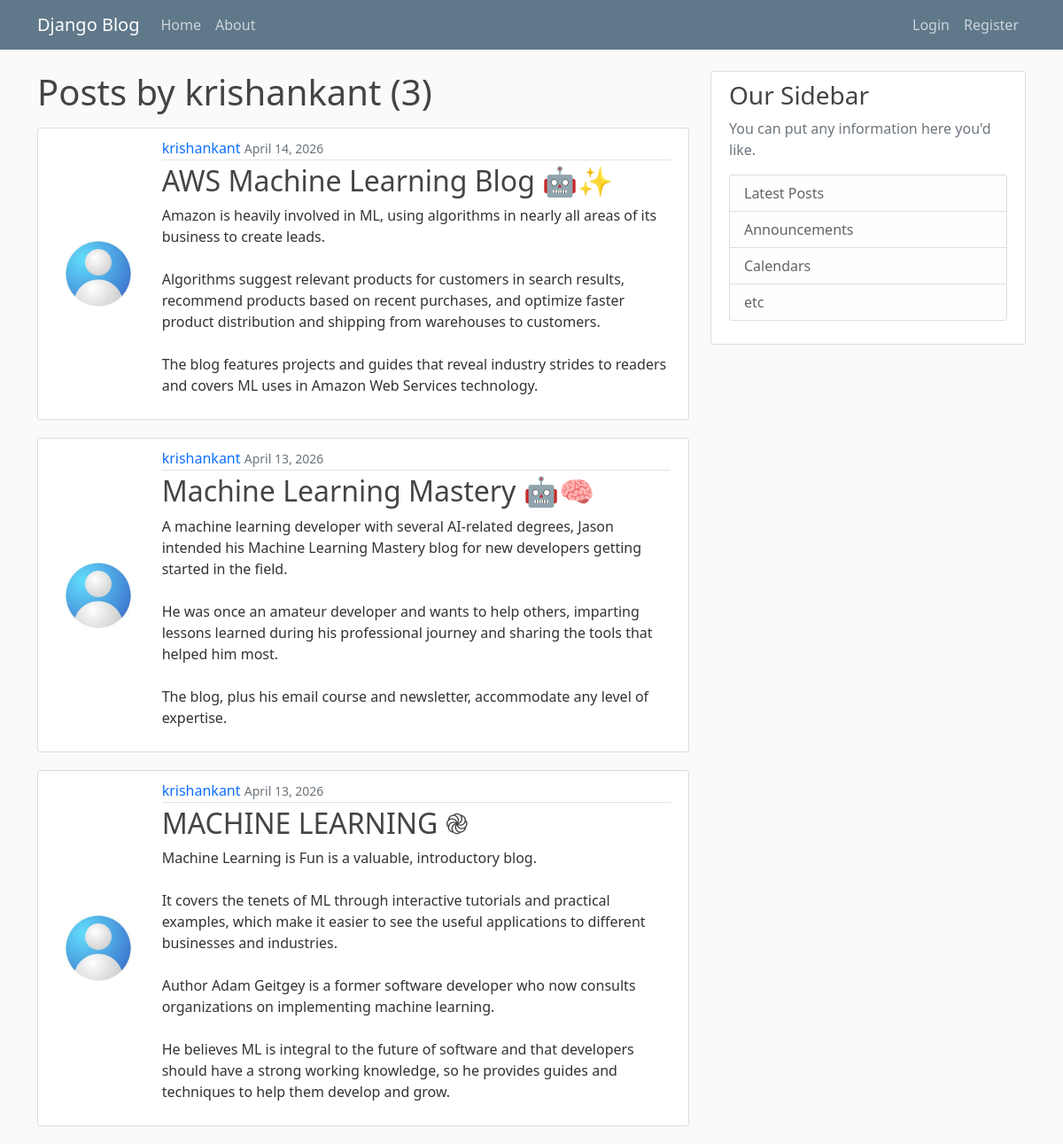
The app's page /user/krishankant with its own data.
### myapp/models.py (models this page shows, shortened)
class Post(models.Model):
    title = models.CharField(max_length=200)
    content = models.TextField()
    author = models.ForeignKey(User, on_delete=models.CASCADE)
    created_at = models.DateTimeField(auto_now_add=True)

### user/models.py (models this page shows, shortened)
class Profile(models.Model):
    user = models.OneToOneField(User,on_delete=models.CASCADE)
    image = models.ImageField(default='default.jpg', upload_to='profile_pics')

### myapp/views.py (the view)
# urls.py: path('user/<str:username>',UserPostListView.as_view(),name='user-posts'),
class UserPostListView(ListView):
    model = Post
    template_name = 'blog/user_posts.html'
    context_object_name = 'posts'
    paginate_by = 5
    def get_queryset(self):
        user = get_object_or_404(User,username=self.kwargs.get('username'))
        return Post.objects.filter(author=user).order_by('-created_at')

### myapp/templates/blog/user_posts.html (shortened to what this page needs)
{% extends 'blog/base.html' %} {% block content %}
<h1 class="mb-3">
    Posts by {{ view.kwargs.username }} ({{ page_obj.paginator.count }})
</h1>
{% for post in posts %}
<article class="media content-section">
  <div class="row">
    <div class="col-md-2 d-flex align-items-center justify-content-center">
      <img
        class="rounded-circle"
        src="{{ post.author.profile.image.url }}"
        style="width: 100px; height: 100px; object-fit: cover;"
      />
    </div>
    <div class="media-body col-md-10">
      <div class="article-metadata">
        <a
          class="mr-2 text-decoration-none"
          href="#"
          >{{ post.author }}</a
        >
        <small class="text-muted">{{ post.created_at|date:"F d, Y" }}</small>
      </div>
      <h2>
        <a
          class="article-title text-decoration-none"
          href="{% url 'post-detail' post.pk %}"
          >{{ post.title }}</a
        >
      </h2>
      <p class="article-content">{{ post.content }}</p>
    </div>
  </div>
</article>
{% endfor %}  {% endblock content%}

### myapp/static/blog/main.css (style rules this page uses)
body { background: #fafafa; color: #333333; margin-top: 5rem; }
h1, h2, h3, h4, h5, h6 { color: #444444; }
.content-section { background: #ffffff; padding: 10px 20px; border: 1px solid #dddddd; border-radius: 3px; margin-bottom: 20px; }
.article-title { color: #444444; }
.article-content { white-space: pre-line; }
.article-metadata { padding-bottom: 1px; margin-bottom: 4px; border-bottom: 1px solid #e3e3e3 }

### records on screen
Post: author.profile.image (placeholder picture), author "krishankant", created_at "April 14, 2026", title "AWS Machine Learning Blog 🤖✨", content "Amazon is heavily involved in ML, using algorithms in nearly all areas of its business to create leads. Algorithms suggest relevant products for customers in search results, recommend products based on recent purchases, and optimize faster product distribution and shipping from warehouses to customers. The blog features projects and guides that reveal industry strides to readers and covers ML uses in Amazon Web Services technology."
Post: author.profile.image (placeholder picture), author "krishankant", created_at "April 13, 2026", title "Machine Learning Mastery 🤖🧠", content "A machine learning developer with several AI-related degrees, Jason intended his Machine Learning Mastery blog for new developers getting started in the field. He was once an amateur developer and wants to help others, imparting lessons learned during his professional journey and sharing the tools that helped him most. The blog, plus his email course and newsletter, accommodate any level of expertise."
Post: author.profile.image (placeholder picture), author "krishankant", created_at "April 13, 2026", title "MACHINE LEARNING ֎", content "Machine Learning is Fun is a valuable, introductory blog. It covers the tenets of ML through interactive tutorials and practical examples, which make it easier to see the useful applications to different businesses and industries. Author Adam Geitgey is a former software developer who now consults organizations on implementing machine learning. He believes ML is integral to the future of software and that developers should have a strong working knowledge, so he provides guides and techniques to help them develop and grow."

### other values on screen
{{ view.kwargs.username }} "krishankant"
{{ page_obj.paginator.count }} "3"
